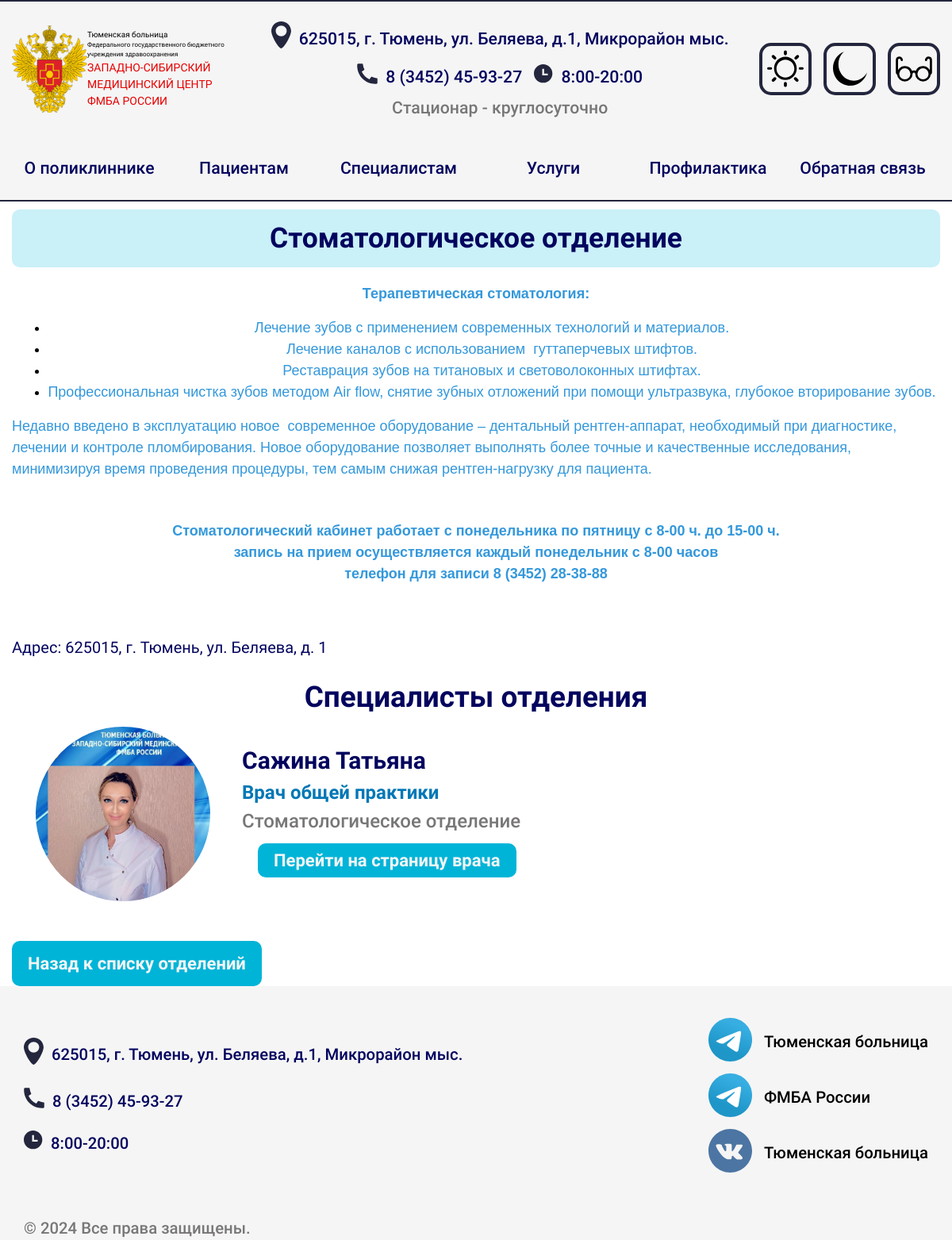
Screenshot of /departments/info/6/ with the database file from the repository.
### hospital_departments/models.py (models this page shows)
class Department(models.Model):
       TYPE_CHOICES = [
           ('adult', 'Взрослая'),
           ('children', 'Детская')
       ]
       name = models.CharField(max_length=100, verbose_name="Название")
       location = models.CharField(max_length=255, verbose_name="Адрес")
       department_type = models.CharField(max_length=10, choices=TYPE_CHOICES, verbose_name="Отделение")
       description = RichTextField(verbose_name="Информация")
       class Meta:
        verbose_name = "отделение"
        verbose_name_plural = "Отделения больницы"
       def __str__(self):
           return self.name

### doctors/models.py (models this page shows, shortened)
class Doctor(models.Model):
    first_name = models.CharField(max_length=30, verbose_name="Имя")
    last_name = models.CharField(max_length=30, verbose_name="Фамилия")
    middle_name = models.CharField(max_length=30, verbose_name="Отчество", blank=True, null=True)
    specialty = models.CharField(max_length=100, verbose_name="Специальность")
    description = RichTextField(verbose_name="Информация")
    photo = models.ImageField(upload_to='doctors_photos/', verbose_name="Фотография", null=True)
    department = models.ForeignKey(Department, on_delete=models.SET_DEFAULT, default=1, verbose_name="Отделение")
    class Meta:
        verbose_name = "специалиста"
        verbose_name_plural = "Специалисты"

### hospital_departments/views.py (the view)
# urls.py: path('info/<int:department_id>/', views.department_info, name='department_info'),
def department_info(request, department_id):
       department = get_object_or_404(Department, id=department_id)
       doctors = Doctor.objects.filter(department=department)
       title = f"{department.name}"
       return render(request, 'hospital_departments/hospital_departments_info.html', {
           'department': department,
           'doctors': doctors,
           'title': title,
       })

### hospital_departments/templates/hospital_departments/hospital_departments_info.html (shortened to what this page needs)
{% extends 'base.html' %}
{% block content %}
  <section class="hero">
    <div class="hero__wrapper container">
      <h1 class="section__title background-border middle">{{ department.name }}</h1>
      <p class="main-subtitle small left full-width">
        {{ department.description|safe }}
      </p>
      <a href="" class="hero__link address">
        Адрес: {{ department.location }}
      </a>
    </div>
  </section>
  <section class="doctors">
    <div class="doctors__wrapper container">
      <h2 class="doctors__title main-title middle no-back">Специалисты отделения</h2>
      <ul class="doctors__list">
        {% for doctor in doctors %}
          <li class="doctor__item">
            <article class="doctor bolder">
              <img src="{{ doctor.photo.url }}" alt="Специалист {{ doctor.first_name }}" class="doctor__image" />
              <div class="doctor__body">
                <h3 class="doctor__fullname">{{ doctor.first_name }} {{ doctor.last_name }}</h3>
                <p class="doctor__specialty ">{{ doctor.specialty }}</p>
                <p class="doctor__location">{{ doctor.department }}</p>
                <a class="button-standart doctor__button shedule" href="/doctors/{{ doctor.id }}">Перейти на страницу врача</a>
              </div>
            </article>
          </li>
        {% endfor %}
      </ul>
      <a href="{% url 'department_list' department.department_type %}"
        class="button-standart news__link fit-content">Назад к списку отделений</a>
    </div>
  </section>
{% endblock %}

### rows the page displays
Department: name "Стоматологическое отделение", description "Терапевтическая стоматология: Лечение зубов с применением современных технологий и материалов. Лечение каналов с использованием гуттаперчевых штифтов. Реставрация зубов на титановых и световолоконных штифтах. Профессиональная чистка зубов методом Air flow, снятие зубных отложений при помощи ультразвука, глубокое вторирование зубов. Недавно введено в эксплуатацию новое современное оборудование – дентальный рентген-аппарат, необходимый при диагностике, лечении и контроле пломбирования. Новое оборудование позволяет выполнять более точные и качественные исследования, минимизируя время проведения процедуры, тем самым снижая рентген-нагрузку для пациента. Стоматологический кабинет работает с…", location "625015, г. Тюмень, ул. Беляева, д. 1"
Doctor: photo (picture), first_name "Сажина", last_name "Татьяна", specialty "Врач общей практики", department "Стоматологическое отделение"
